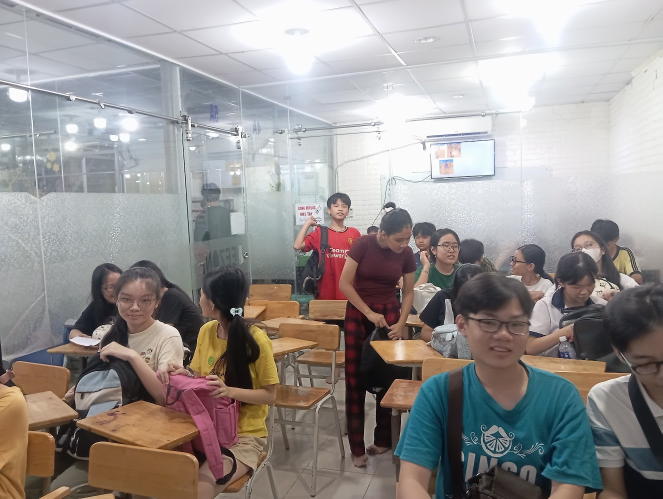
#> input picture day1/data/IMG_20251211_194645.jpg, 1325 x 998 px, found by its file name (shown at 1/2 size)
$ python cropping.py
#> lines starting #> are read from the running program, lines starting #| are printed output that depends on the picture
import os
import cv2
img= cv2.imread(os.path.join('.','data','C:\\Users\\User\\Desktop\\Projects\\day1\\data\\IMG_20251211_194645.jpg'))
#> img is the input picture: shape (998, 1325, 3); mean B, G, R 145.5, 147.3, 152.1
#crop
cropped_img = img[100:400, 100:400]
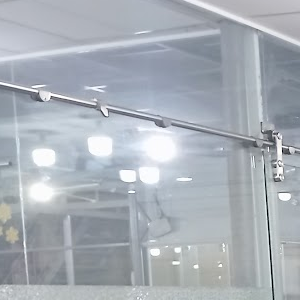
#> cropped_img: shape (300, 300, 3); mean B, G, R 183.2, 175.6, 169.1
#visualize
cv2.imshow('cropped image', cropped_img)
cv2.waitKey(0)
cv2.destroyAllWindows()
